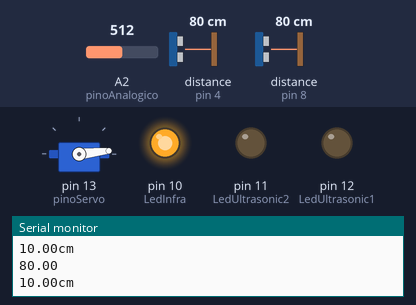
This sketch was run on a simulated Arduino Uno, built with avr-gcc and run on an emulated ATmega328P. Shown: servo, output pins drawn as LEDs (lit = HIGH), the last lines printed to the serial monitor. The test bench sets the inputs (shaded band); at power-on: distance to the obstacle (sensors on pin 8, pin 4) 80 cm, A2 (pinoAnalogico) = 512. The echo pulse lasts 58.3 µs per cm.

Above: at 1.2 s.
1.3 s: distance to the obstacle (sensor on pin 8) set to 56 cm
4.3 s: distance to the obstacle (sensor on pin 8) set to 47 cm
At 5.5 s:
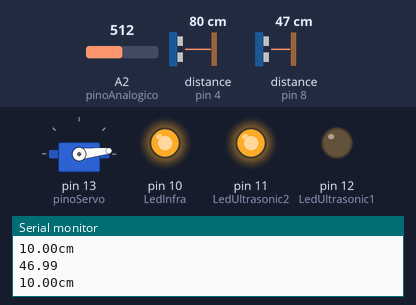
5.8 s: A2 (pinoAnalogico) set to 277
7.3 s: A2 (pinoAnalogico) set to 252
At 7.6 s:
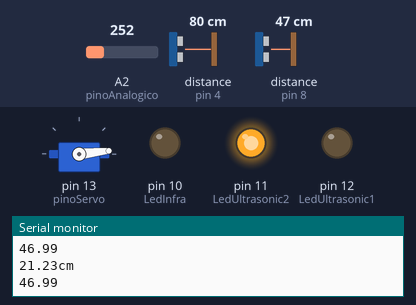
8.8 s: distance to the obstacle (sensor on pin 4) set to 55 cm
10.3 s: distance to the obstacle (sensor on pin 4) set to 48 cm
At 11.5 s:
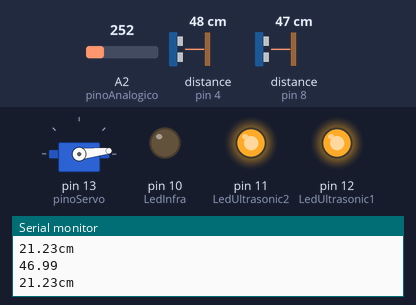
Timing chart, 0 to 12.8 s (numbered marks = the images above; inputs shaded):
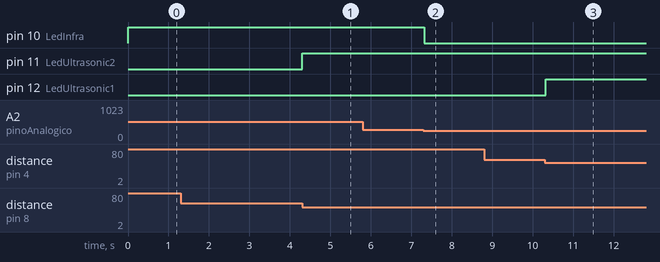

The sketch:

Project_Gado.ino
```cpp
//  Libraries import
#include <SharpIR.h>
#include <Ultrasonic.h>
#include <Servo.h>

//  Define ports on arduino
//    Ultrasonic sensor pin
//      Ultrasonic 1
#define pino_trigger 5
#define pino_echo 4

//      Ultrasonic 2
#define pino_trigger2 9
#define pino_echo2 8

//    Led
#define LedUltrasonic1 12
#define LedUltrasonic2 11
#define LedInfra 10

//    Servo pin
#define pinoServo 13

//    Sharp pin
#define pinoAnalogico A2
#define model 20150

//  Global variables
Servo serv;
int pos;

bool servoFunc = true;

double dis;

//  Controller time
unsigned long time;

//  Initial state on pins
Ultrasonic ultrasonic1(pino_trigger, pino_echo);
Ultrasonic ultrasonic2(pino_trigger2, pino_echo2);


void setup() {

  Serial.begin(9600);
  Serial.println("Lendo dados do sensor...");

  serv.attach(pinoServo);
  serv.write(6);

  //Initial state for pins
  pinMode(LedUltrasonic1, OUTPUT);
  pinMode(LedUltrasonic2, OUTPUT);
  pinMode(LedInfra, OUTPUT);

  //Initial values for leds
  digitalWrite(LedUltrasonic1, LOW);
  digitalWrite(LedUltrasonic2, LOW);
  digitalWrite(LedInfra, LOW);
}

void loop() {
  float cmMsec, cmMsec2;

  time = millis();

  long microsec = ultrasonic1.timing();
  cmMsec = ultrasonic1.convert(microsec, Ultrasonic::CM);

  long microsec2 = ultrasonic2.timing();
  cmMsec2 = ultrasonic2.convert(microsec2, Ultrasonic::CM);

  Serial.println(cmMsec2);

//  Control Led 1
  digitalWrite(LedUltrasonic1, ledOn(cmMsec, false));

//  Control LED 2
  digitalWrite(LedUltrasonic2, ledOn(cmMsec2, false));

//  if(time >= 1000){
//  In development
//      Control Servo
//    if(servoFunc){
//      servoFunc = false;
//      controlServo();
//    }

    //Control infra
    dis = infraCode();
    Serial.print(dis);
    Serial.println("cm");

//    Control Led 3
    digitalWrite(LedInfra, ledOn(dis, true));
    time = 0;
//  }
}

bool ledOn (double dis, bool infra) {
  bool led = false;

  if(dis <= 50 && !infra){
    led = true;
  } else if(dis <= 20 && infra) {
    led = true;
  }

  return led;
}

double infraCode() {
  double valorVolts = analogRead(pinoAnalogico) * 0.0048828125;
  double distancia = 4800/(valorVolts*200 - 20 );

  return distancia;
}

//In development
//void controlServo() {
//    unsigned long count;
//    count = millis();
//
//    for(pos = 6; pos < 180; pos++){
//      if(count >= 15){
//        serv.write(pos);
//        delay(15);
//        count = 0;
//      }
//    }
//
//  if(time >= 2000){
//    for(pos = 180; pos >= 6; pos--){
//      if(time >= 15){
//        serv.write(6);
//      }
//    }
//    servoFunc = true;
//  }
//}
```

Measured:
- the behaviour switches between 51 and 50 cm on distance to the obstacle (sensor on pin 8) (found by bisection; images 0 and 1)
- the behaviour switches between 267 and 266 on A2 (pinoAnalogico) (found by bisection; images 1 and 2)
- the behaviour switches between 51 and 50 cm on distance to the obstacle (sensor on pin 4) (found by bisection; images 2 and 3)
- after the input at 4.3 s, pin 11 (LedUltrasonic2): LOW → HIGH at once
- after the input at 7.3 s, pin 10 (LedInfra): HIGH → LOW at once
- after the input at 10.3 s, pin 12 (LedUltrasonic1): LOW → HIGH at once
